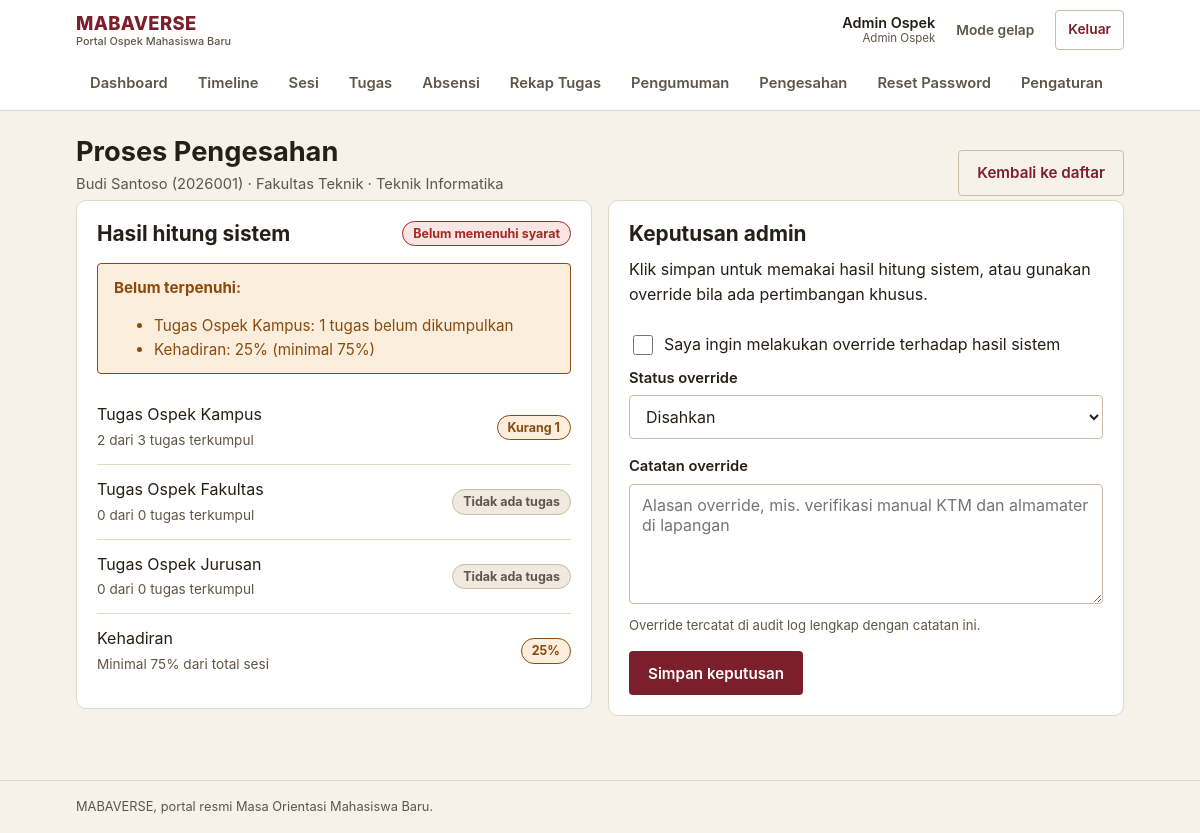
The app's page /admin/proses-pengesahan/5 (signed in) with its own data.
### tables this page shows
CREATE TABLE users (
    id INT AUTO_INCREMENT PRIMARY KEY,
    nim VARCHAR(50) UNIQUE NOT NULL,
    nama VARCHAR(255) NOT NULL,
    email VARCHAR(255) UNIQUE NOT NULL,
    password_hash VARCHAR(255) NOT NULL,
    role ENUM('maba', 'panitia', 'admin', 'superadmin') DEFAULT 'maba',
    fakultas_id INT DEFAULT NULL,
    jurusan_id INT DEFAULT NULL,
    kelompok_id INT DEFAULT NULL,
    foto_profil VARCHAR(255) DEFAULT NULL,
    no_kontak_darurat VARCHAR(20) DEFAULT NULL,
    is_active TINYINT(1) DEFAULT 1,
    created_at TIMESTAMP DEFAULT CURRENT_TIMESTAMP,
    updated_at TIMESTAMP DEFAULT CURRENT_TIMESTAMP ON UPDATE CURRENT_TIMESTAMP,
    FOREIGN KEY (fakultas_id) REFERENCES fakultas(id) ON DELETE SET NULL,
    FOREIGN KEY (jurusan_id) REFERENCES jurusan(id) ON DELETE SET NULL,
    FOREIGN KEY (kelompok_id) REFERENCES kelompok(id) ON DELETE SET NULL
);

CREATE TABLE fakultas (
    id INT AUTO_INCREMENT PRIMARY KEY,
    nama VARCHAR(255) NOT NULL,
    created_at TIMESTAMP DEFAULT CURRENT_TIMESTAMP
);

CREATE TABLE jurusan (
    id INT AUTO_INCREMENT PRIMARY KEY,
    fakultas_id INT NOT NULL,
    nama VARCHAR(255) NOT NULL,
    created_at TIMESTAMP DEFAULT CURRENT_TIMESTAMP,
    FOREIGN KEY (fakultas_id) REFERENCES fakultas(id) ON DELETE CASCADE
);

### controllers/AdminController.php (called while the page is built, shortened)
<?php
require_once __DIR__ . '/../models/User.php';
require_once __DIR__ . '/../models/Pengesahan.php';
require_once __DIR__ . '/../models/Pengaturan.php';
class AdminController {
    public function prosesPengesahan($user_id) {
        $pengesahanModel = new Pengesahan();
        $kelengkapan = $pengesahanModel->checkKelengkapan($user_id);
        $userModel = new User();
        $user = $userModel->getUserById($user_id);
        include_once __DIR__ . '/../views/admin/proses_pengesahan.php';
    }
}

### config/database.php (called while the page is built)
<?php
require_once __DIR__ . '/config.php';
class Database {
    private static $instance = null;
    private $pdo;
    private function __construct() {
        try {
            $dsn = "mysql:host=" . DB_HOST . ";dbname=" . DB_NAME . ";charset=" . DB_CHARSET;
            $options = [
                PDO::ATTR_ERRMODE => PDO::ERRMODE_EXCEPTION,
                PDO::ATTR_DEFAULT_FETCH_MODE => PDO::FETCH_ASSOC,
                PDO::ATTR_EMULATE_PREPARES => false,
            ];
            $this->pdo = new PDO($dsn, DB_USER, DB_PASS, $options);
        } catch (PDOException $e) {
            error_log('[MABAVERSE] Koneksi database gagal: ' . $e->getMessage());
            if (defined('APP_ENV') && APP_ENV === 'production') {
                throw new RuntimeException('Layanan database sedang tidak tersedia.');
            }
            die("Koneksi database gagal: " . $e->getMessage()
                . " — periksa DB_HOST/DB_USER/DB_PASS di config/config.local.php dan pastikan MySQL berjalan.");
        }
    }
    public static function getInstance() {
        if (self::$instance === null) {
            self::$instance = new self();
        }
        return self::$instance;
    }
    public function getConnection() {
        return $this->pdo;
    }
}

### models/User.php (called while the page is built, shortened)
<?php
require_once __DIR__ . '/../config/config.php';
class User {
    private $db;
    public function __construct() {
        $this->db = Database::getInstance()->getConnection();
    }
    public function getUserById($id) {
        $stmt = $this->db->prepare("
            SELECT u.*, f.nama as fakultas_nama, j.nama as jurusan_nama, k.nama as kelompok_nama
            FROM users u
            LEFT JOIN fakultas f ON u.fakultas_id = f.id
            LEFT JOIN jurusan j ON u.jurusan_id = j.id
            LEFT JOIN kelompok k ON u.kelompok_id = k.id
            WHERE u.id = ?
        ");
        $stmt->execute([$id]);
        return $stmt->fetch();
    }
}

### config/config.php (called while the page is built, shortened)
<?php
function e($value) {
    return htmlspecialchars((string)$value, ENT_QUOTES, 'UTF-8');
}
function status_meta($status) {
    $map = [
        'hadir'             => ['Hadir', 'ok'],
        'di_luar_radius'    => ['Di luar radius', 'warn'],
        'terlambat'         => ['Terlambat', 'warn'],
        'tidak_hadir'       => ['Tidak hadir', 'danger'],
        'izin'              => ['Izin', 'info'],
        'terkumpul'         => ['Terkumpul', 'info'],
        'revisi'            => ['Perlu revisi', 'warn'],
        'diterima'          => ['Diterima', 'ok'],
        'belum_dikumpulkan' => ['Belum dikumpulkan', 'neutral'],
        'disahkan'          => ['Disahkan', 'ok'],
        'belum_memenuhi'    => ['Belum memenuhi syarat', 'danger'],
        'belum_mulai'       => ['Belum mulai', 'neutral'],
        'berlangsung'       => ['Berlangsung', 'brand'],
        'selesai'           => ['Selesai', 'ok'],
        'normal'            => ['Normal', 'neutral'],
        'penting'           => ['Penting', 'warn'],
        'mendesak'          => ['Mendesak', 'danger'],
    ];
    if (isset($map[$status])) {
        return $map[$status];
    }
    return [ucwords(str_replace('_', ' ', (string)$status)), 'neutral'];
}
require_once __DIR__ . '/database.php';

### models/Pengesahan.php (called while the page is built, shortened)
<?php
require_once __DIR__ . '/../config/config.php';
require_once __DIR__ . '/Pengaturan.php';
class Pengesahan {
    private $db;
    public function __construct() {
        $this->db = Database::getInstance()->getConnection();
    }
    public function checkKelengkapan($user_id) {
        $user = $this->getUserInfo($user_id);
        $kekurangan = [];
        $tugas_kampus = $this->checkTugasKampus($user_id);
        if (!$tugas_kampus['lengkap']) {
            $kekurangan[] = "Tugas Ospek Kampus: {$tugas_kampus['belum_submit']} tugas belum dikumpulkan";
        }
        $tugas_fakultas = $this->checkTugasFakultas($user_id, $user['fakultas_id']);
        $tugas_jurusan = $this->checkTugasJurusan($user_id, $user['jurusan_id']);
        $absensi_stats = $this->checkAbsensi($user_id);
        $hadir_efektif = (int)$absensi_stats['hadir'] + (int)$absensi_stats['di_luar_radius'] + (int)$absensi_stats['terlambat'];
        $persentase_kehadiran = $absensi_stats['total_sesi'] > 0
            ? ($hadir_efektif / $absensi_stats['total_sesi']) * 100
            : 0;
        $min_kehadiran = (float)(new Pengaturan())->get('min_kehadiran_pengesahan', 75);
        if ($persentase_kehadiran < $min_kehadiran) {
            $kekurangan[] = 'Kehadiran: ' . round($persentase_kehadiran) . "% (minimal {$min_kehadiran}%)";
        }
        $status = empty($kekurangan) ? 'disahkan' : 'belum_memenuhi';
        return [
            'user_id' => $user_id,
            'status' => $status,
            'kekurangan' => $kekurangan,
            'detail' => [
                'tugas_kampus' => $tugas_kampus,
                'tugas_fakultas' => $tugas_fakultas,
                'tugas_jurusan' => $tugas_jurusan,
                'absensi' => $absensi_stats,
                'persentase_kehadiran' => round($persentase_kehadiran, 2),
                'min_kehadiran' => $min_kehadiran
            ]
        ];
    }
    private function getUserInfo($user_id) {
        $stmt = $this->db->prepare("SELECT * FROM users WHERE id = ?");
        $stmt->execute([$user_id]);
        return $stmt->fetch();
    }
    private function checkTugasKampus($user_id) {
        $stmt = $this->db->prepare("
            SELECT
                COUNT(DISTINCT t.id) as total_tugas,
                COUNT(DISTINCT pt.tugas_id) as sudah_submit
            FROM tugas t
            INNER JOIN tahap_ospek ta ON t.tahap_id = ta.id
            LEFT JOIN pengumpulan_tugas pt ON t.id = pt.tugas_id AND pt.user_id = ?
            WHERE ta.target_level = 'universitas'
        ");
        $stmt->execute([$user_id]);
        $result = $stmt->fetch();
        return [
            'total' => $result['total_tugas'],
            'sudah_submit' => $result['sudah_submit'],
            'belum_submit' => $result['total_tugas'] - $result['sudah_submit'],
            'lengkap' => $result['total_tugas'] == $result['sudah_submit']
        ];
    }
    private function checkTugasFakultas($user_id, $fakultas_id) {
        $stmt = $this->db->prepare("
            SELECT
                COUNT(DISTINCT t.id) as total_tugas,
                COUNT(DISTINCT pt.tugas_id) as sudah_submit
            FROM tugas t
            INNER JOIN tahap_ospek ta ON t.tahap_id = ta.id
            LEFT JOIN pengumpulan_tugas pt ON t.id = pt.tugas_id AND pt.user_id = ?
            WHERE ta.target_level = 'fakultas'
            AND (t.target_fakultas_id IS NULL OR t.target_fakultas_id = ?)
        ");
        $stmt->execute([$user_id, $fakultas_id]);
        $result = $stmt->fetch();
        return [
            'total' => $result['total_tugas'],
            'sudah_submit' => $result['sudah_submit'],
            'belum_submit' => $result['total_tugas'] - $result['sudah_submit'],
            'lengkap' => $result['total_tugas'] == $result['sudah_submit']
        ];
    }
    private function checkTugasJurusan($user_id, $jurusan_id) {
        $stmt = $this->db->prepare("
            SELECT
                COUNT(DISTINCT t.id) as total_tugas,
                COUNT(DISTINCT pt.tugas_id) as sudah_submit
            FROM tugas t
            INNER JOIN tahap_ospek ta ON t.tahap_id = ta.id
            LEFT JOIN pengumpulan_tugas pt ON t.id = pt.tugas_id AND pt.user_id = ?
            WHERE ta.target_level = 'jurusan'
            AND (t.target_jurusan_id IS NULL OR t.target_jurusan_id = ?)
        ");
        $stmt->execute([$user_id, $jurusan_id]);
        $result = $stmt->fetch();
        return [
            'total' => $result['total_tugas'],
            'sudah_submit' => $result['sudah_submit'],
            'belum_submit' => $result['total_tugas'] - $result['sudah_submit'],
            'lengkap' => $result['total_tugas'] == $result['sudah_submit']
        ];
    }
    private function checkAbsensi($user_id) {
        $stmt = $this->db->prepare("
            SELECT
                COUNT(DISTINCT s.id) as total_sesi,
                SUM(CASE WHEN a.status = 'hadir' THEN 1 ELSE 0 END) as hadir,
                SUM(CASE WHEN a.status = 'di_luar_radius' THEN 1 ELSE 0 END) as di_luar_radius,
                SUM(CASE WHEN a.status = 'terlambat' THEN 1 ELSE 0 END) as terlambat
            FROM sesi s
            LEFT JOIN absensi a ON s.id = a.sesi_id AND a.user_id = ?
        ");
        $stmt->execute([$user_id]);
        return $stmt->fetch();
    }
}

### models/Pengaturan.php (called while the page is built, shortened)
<?php
require_once __DIR__ . '/../config/config.php';
class Pengaturan {
    private $db;
    public function __construct() {
        $this->db = Database::getInstance()->getConnection();
    }
    public function get($nama, $default = null) {
        try {
            $stmt = $this->db->prepare("SELECT nilai FROM pengaturan WHERE nama = ?");
            $stmt->execute([$nama]);
            $nilai = $stmt->fetchColumn();
            return $nilai === false ? $default : $nilai;
        } catch (PDOException $e) {
            return $default;
        }
    }
}

### views/admin/proses_pengesahan.php (the view, shortened to what this page needs)
<?php
include __DIR__ . '/../layouts/header.php';
list($hitung_label, $hitung_tone) = status_meta($kelengkapan['status']);
$tugas_kelompok = [
    'Tugas Ospek Kampus' => $kelengkapan['detail']['tugas_kampus'],
    'Tugas Ospek Fakultas' => $kelengkapan['detail']['tugas_fakultas'],
    'Tugas Ospek Jurusan' => $kelengkapan['detail']['tugas_jurusan'],
];
$min_kehadiran = (float)($kelengkapan['detail']['min_kehadiran'] ?? 75);
$min_tampil = rtrim(rtrim(number_format($min_kehadiran, 1, ',', '.'), '0'), ',');
?>
<div class="page-head">
    <div>
        <h1>Proses Pengesahan</h1>
        <p class="page-sub"><?= e($user['nama']) ?> (<?= e($user['nim']) ?>) &middot; <?= e($user['fakultas_nama'] ?? '-') ?> &middot; <?= e($user['jurusan_nama'] ?? '-') ?></p>
    </div>
    <div class="page-actions">
        <a class="btn btn-outline" href="<?= BASE_URL ?>admin/pengesahan">Kembali ke daftar</a>
    </div>
</div>
<div class="grid-2">
    <div class="card">
        <div class="card-head">
            <h2>Hasil hitung sistem</h2>
            <span class="chip chip-<?= $hitung_tone ?>"><?= e($hitung_label) ?></span>
        </div>
        <?php if (!empty($kelengkapan['kekurangan'])): ?>
        <div class="alert alert-warn" role="alert">
            <strong>Belum terpenuhi:</strong>
            <ul class="mb-0">
                <?php foreach ($kelengkapan['kekurangan'] as $k): ?>
                <li><?= e($k) ?></li>
                <?php endforeach; ?>
            </ul>
        </div>
        <?php else: ?>
        <div class="alert alert-success" role="status">Semua syarat yang bisa diverifikasi sistem terpenuhi dari data saat ini.</div>
        <?php endif; ?>
        <ul class="checklist">
            <?php foreach ($tugas_kelompok as $nama => $tk): ?>
            <li>
                <span><?= e($nama) ?><br><span class="muted small"><?= (int)$tk['sudah_submit'] ?> dari <?= (int)$tk['total'] ?> tugas terkumpul</span></span>
                <?php if ($tk['total'] == 0): ?>
                <span class="chip chip-neutral">Tidak ada tugas</span>
                <?php elseif ($tk['lengkap']): ?>
                <span class="chip chip-ok">Lengkap</span>
                <?php else: ?>
                <span class="chip chip-warn">Kurang <?= (int)$tk['belum_submit'] ?></span>
                <?php endif; ?>
            </li>
            <?php endforeach; ?>
            <li>
                <span>Kehadiran<br><span class="muted small">Minimal <?= e($min_tampil) ?>% dari total sesi</span></span>
                <span class="chip chip-<?= (float)$kelengkapan['detail']['persentase_kehadiran'] >= $min_kehadiran ? 'ok' : 'warn' ?>">
                    <?= e($kelengkapan['detail']['persentase_kehadiran']) ?>%
                </span>
            </li>
        </ul>
    </div>
    <div class="card">
        <h2>Keputusan admin</h2>
        <form method="post" action="<?= BASE_URL ?>admin/proses-pengesahan/<?= (int)$user['id'] ?>">
            <p>Klik simpan untuk memakai hasil hitung sistem, atau gunakan override bila ada pertimbangan khusus.</p>
            <div class="checkbox-line">
                <input type="checkbox" id="override" name="override" value="yes">
                <label for="override">Saya ingin melakukan override terhadap hasil sistem</label>
            </div>
            <div class="field">
                <label for="override_status">Status override</label>
                <select id="override_status" name="override_status">
                    <option value="disahkan">Disahkan</option>
                </select>
            </div>
            <div class="field">
                <label for="catatan_override">Catatan override</label>
                <textarea id="catatan_override" name="catatan_override" placeholder="Alasan override, mis. verifikasi manual KTM dan almamater di lapangan"></textarea>
                <p class="field-hint">Override tercatat di audit log lengkap dengan catatan ini.</p>
            </div>
            <button type="submit" class="btn">Simpan keputusan</button>
        </form>
    </div>
</div>
<?php include __DIR__ . '/../layouts/footer.php'; ?>

### records on screen
users: nama "Budi Santoso", nim "2026001", fakultas.nama "Fakultas Teknik", jurusan.nama "Teknik Informatika"

### other values on screen
$user_nama "Admin Ospek"
$role_label "Admin Ospek"
$label "Dashboard"
$label "Timeline"
$label "Sesi"
$label "Tugas"
$label "Absensi"
$label "Rekap Tugas"
$label "Pengumuman"
$label "Pengesahan"
$label "Reset Password"
$label "Pengaturan"
$hitung_label "Belum memenuhi syarat"
$k "Tugas Ospek Kampus: 1 tugas belum dikumpulkan"
$k "Kehadiran: 25% (minimal 75%)"
